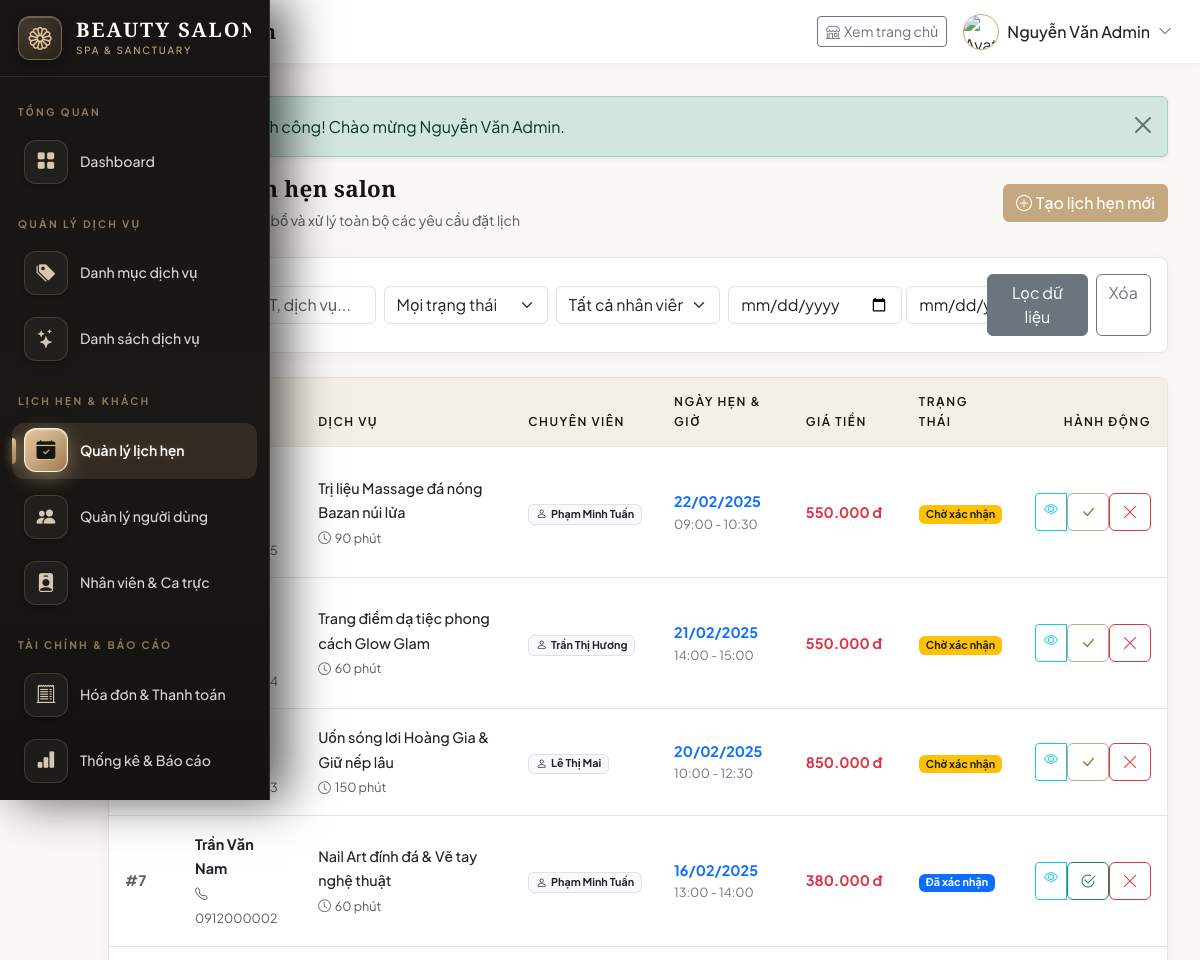
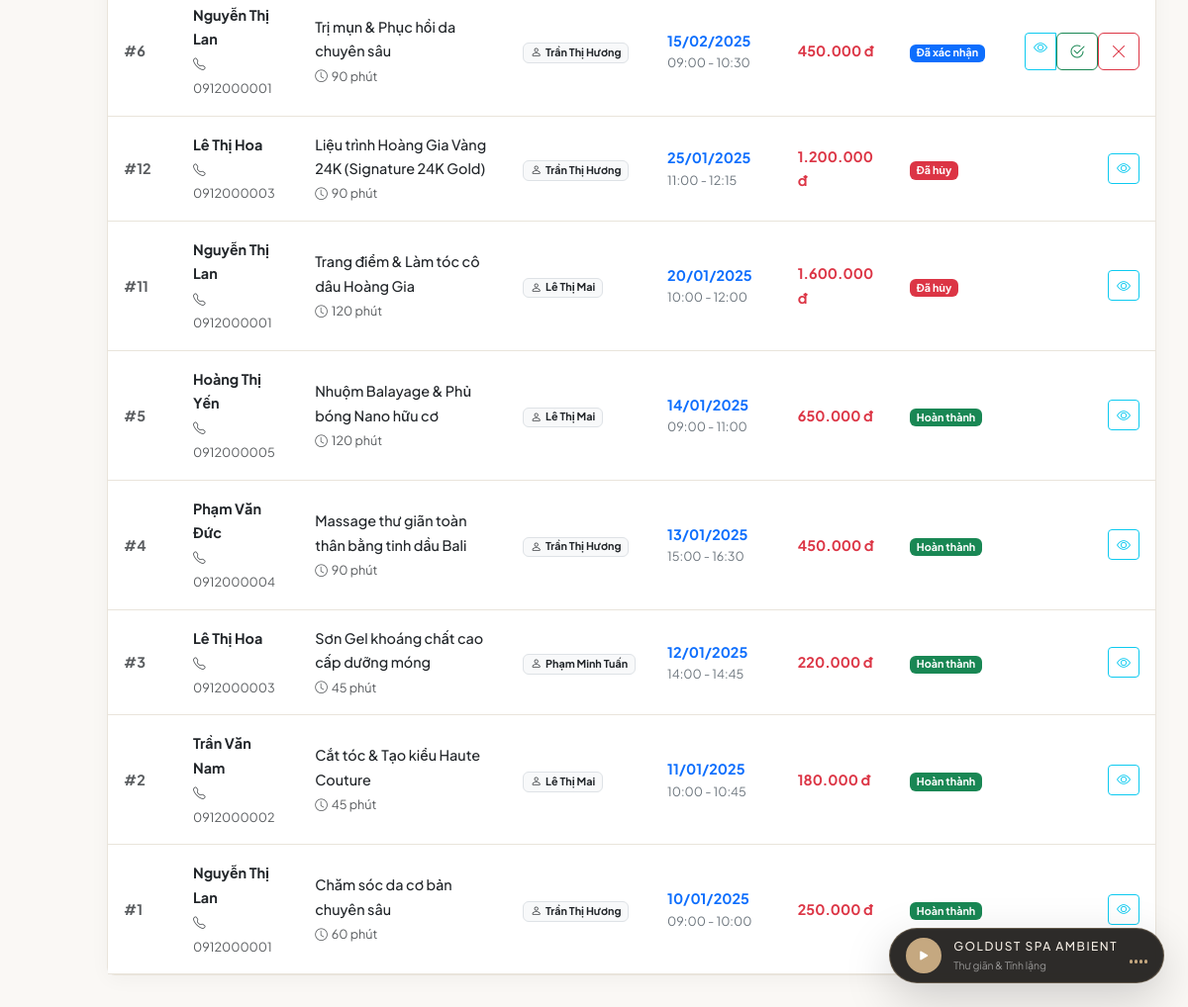
The page /admin/appointments.php (signed in) on the database its author committed (2 pictures, top to bottom).
### tables this page shows
CREATE TABLE appointments (
    id INT AUTO_INCREMENT PRIMARY KEY,
    customer_id INT NOT NULL,
    staff_id INT NOT NULL,
    service_id INT NOT NULL,
    appointment_date DATE NOT NULL,
    start_time TIME NOT NULL,
    end_time TIME NOT NULL,
    status ENUM('pending', 'confirmed', 'completed', 'cancelled') NOT NULL DEFAULT 'pending',
    notes TEXT,
    created_at TIMESTAMP DEFAULT CURRENT_TIMESTAMP,
    updated_at TIMESTAMP DEFAULT CURRENT_TIMESTAMP ON UPDATE CURRENT_TIMESTAMP,
    FOREIGN KEY (customer_id) REFERENCES users(id) ON DELETE CASCADE ON UPDATE CASCADE,
    FOREIGN KEY (staff_id) REFERENCES users(id) ON DELETE CASCADE ON UPDATE CASCADE,
    FOREIGN KEY (service_id) REFERENCES services(id) ON DELETE CASCADE ON UPDATE CASCADE
);

CREATE TABLE users (
    id INT AUTO_INCREMENT PRIMARY KEY,
    username VARCHAR(50) NOT NULL UNIQUE,
    password VARCHAR(255) NOT NULL,
    full_name VARCHAR(100) NOT NULL,
    email VARCHAR(100),
    phone VARCHAR(20),
    role ENUM('admin', 'staff', 'customer') NOT NULL DEFAULT 'customer',
    status ENUM('active', 'locked') NOT NULL DEFAULT 'active',
    avatar VARCHAR(255) DEFAULT NULL,
    created_at TIMESTAMP DEFAULT CURRENT_TIMESTAMP,
    updated_at TIMESTAMP DEFAULT CURRENT_TIMESTAMP ON UPDATE CURRENT_TIMESTAMP
);

CREATE TABLE services (
    id INT AUTO_INCREMENT PRIMARY KEY,
    category_id INT NOT NULL,
    name VARCHAR(100) NOT NULL,
    description TEXT,
    price DECIMAL(12,2) NOT NULL DEFAULT 0,
    duration INT NOT NULL DEFAULT 30 COMMENT 'Thời gian thực hiện (phút)',
    image VARCHAR(255),
    status ENUM('active', 'inactive') NOT NULL DEFAULT 'active',
    created_at TIMESTAMP DEFAULT CURRENT_TIMESTAMP,
    FOREIGN KEY (category_id) REFERENCES categories(id) ON DELETE CASCADE ON UPDATE CASCADE
);

### config/config.php (called while the page is built, shortened)
<?php
function formatCurrency($amount) {
    return number_format($amount, 0, ',', '.') . ' đ';
}
function formatDate($date) {
    return date('d/m/Y', strtotime($date));
}
function formatTime($time) {
    return date('H:i', strtotime($time));
}
function getAppointmentStatusLabel($status) {
    return match($status) {
        'pending'   => ['label' => 'Chờ xác nhận', 'class' => 'bg-warning text-dark'],
        'confirmed' => ['label' => 'Đã xác nhận', 'class' => 'bg-primary'],
        'completed' => ['label' => 'Hoàn thành', 'class' => 'bg-success'],
        'cancelled' => ['label' => 'Đã hủy', 'class' => 'bg-danger'],
        default     => ['label' => $status, 'class' => 'bg-secondary']
    };
}

### admin/appointments.php (the view, shortened to what this page needs)
<?php
require_once __DIR__ . '/../config/config.php';
$db = getDB();
$statusFilter = $_GET['status'] ?? 'all';
$fromDate     = $_GET['from_date'] ?? '';
$search       = trim($_GET['search'] ?? '');
$sql = "
    SELECT a.*, s.name AS service_name, s.price AS service_price, s.duration,
           c.full_name AS customer_name, c.phone AS customer_phone,
           st.full_name AS staff_name
    FROM appointments a
    JOIN services s ON a.service_id = s.id
    JOIN users c ON a.customer_id = c.id
    JOIN users st ON a.staff_id = st.id
    WHERE 1=1
";
$params = [];
$sql .= " ORDER BY a.appointment_date DESC, a.start_time DESC";
$stmt = $db->prepare($sql);
$stmt->execute($params);
$appointments = $stmt->fetchAll();
include __DIR__ . '/../includes/header.php';
?>
<div class="d-flex justify-content-between align-items-center mb-4">
    <div>
        <h4 class="fw-bold mb-1"><i class="bi bi-calendar-check me-2 text-primary"></i>Quản lý lịch hẹn salon</h4>
        <p class="text-muted small mb-0">Theo dõi, xác nhận, phân bổ và xử lý toàn bộ các yêu cầu đặt lịch</p>
    </div>
    <a href="<?= BASE_URL ?>booking/index.php" class="btn btn-primary" target="_blank">
        <i class="bi bi-plus-circle me-1"></i>Tạo lịch hẹn mới
    </a>
</div>
<div class="card table-card mb-4">
    <div class="card-body p-3">
        <form action="" method="GET" class="row g-2 align-items-center">
            <div class="col-md-3">
                <input type="text" name="search" class="form-control" placeholder="Tìm tên khách, SĐT, dịch vụ..." value="<?= htmlspecialchars($search) ?>">
            </div>
            <div class="col-md-2">
                <select name="status" class="form-select">
                    <option value="all" <?= $statusFilter === 'all' ? 'selected' : '' ?>>Mọi trạng thái</option>
                </select>
            </div>
            <div class="col-md-2">
                <select name="staff_id" class="form-select">
                    <option value="0">Tất cả nhân viên</option>
                </select>
            </div>
            <div class="col-md-3 d-flex gap-1">
                <input type="date" name="from_date" class="form-control" title="Từ ngày" value="<?= htmlspecialchars($fromDate) ?>">
            </div>
            <div class="col-md-2 d-flex gap-2">
                <button type="submit" class="btn btn-secondary w-100">Lọc dữ liệu</button>
                <a href="<?= BASE_URL ?>admin/appointments.php" class="btn btn-outline-secondary">Xóa</a>
            </div>
        </form>
    </div>
</div>
<div class="card table-card">
    <div class="table-responsive">
        <table class="table table-hover align-middle mb-0">
            <thead class="table-light">
                <tr>
                    <th class="ps-3" style="width: 70px;">Mã #</th>
                    <th>Khách hàng</th>
                    <th>Dịch vụ</th>
                    <th>Chuyên viên</th>
                    <th>Ngày hẹn & Giờ</th>
                    <th>Giá tiền</th>
                    <th>Trạng thái</th>
                    <th class="text-end pe-3">Hành động</th>
                </tr>
            </thead>
            <tbody>
                <?php if (empty($appointments)): ?>
                    <tr>
                        <td colspan="8" class="text-center py-4 text-muted">Không tìm thấy lịch hẹn nào theo điều kiện lọc.</td>
                    </tr>
                <?php else: ?>
                    <?php foreach ($appointments as $apt):
                        $statusMeta = getAppointmentStatusLabel($apt['status']);
                    ?>
                    <tr>
                        <td class="ps-3 fw-bold text-muted">#<?= $apt['id'] ?></td>
                        <td>
                            <div class="fw-bold text-dark"><?= htmlspecialchars($apt['customer_name']) ?></div>
                            <small class="text-muted"><i class="bi bi-telephone me-1"></i><?= htmlspecialchars($apt['customer_phone'] ?? 'N/A') ?></small>
                        </td>
                        <td>
                            <div class="fw-medium text-dark"><?= htmlspecialchars($apt['service_name']) ?></div>
                            <small class="text-muted"><i class="bi bi-clock me-1"></i><?= $apt['duration'] ?> phút</small>
                        </td>
                        <td>
                            <span class="badge bg-light text-dark border">
                                <i class="bi bi-person me-1"></i><?= htmlspecialchars($apt['staff_name']) ?>
                            </span>
                        </td>
                        <td>
                            <div class="fw-bold text-primary"><?= formatDate($apt['appointment_date']) ?></div>
                            <div class="small text-secondary"><?= formatTime($apt['start_time']) ?> - <?= formatTime($apt['end_time']) ?></div>
                        </td>
                        <td>
                            <span class="fw-bold text-danger"><?= formatCurrency($apt['service_price']) ?></span>
                        </td>
                        <td>
                            <span class="badge <?= $statusMeta['class'] ?>"><?= $statusMeta['label'] ?></span>
                        </td>
                        <td class="text-end pe-3">
                            <div class="btn-group btn-group-sm">
                                <a href="<?= BASE_URL ?>admin/appointment_detail.php?id=<?= $apt['id'] ?>" class="btn btn-outline-info" title="Xem chi tiết & Lịch sử">
                                    <i class="bi bi-eye"></i>
                                </a>
                                <?php if ($apt['status'] === 'pending'): ?>
                                    <form action="" method="POST" class="d-inline">
                                        <button type="submit" class="btn btn-outline-primary" title="Xác nhận lịch">
                                            <i class="bi bi-check-lg"></i>
                                        </button>
                                    </form>
                                <?php endif; ?>
                                <?php if ($apt['status'] === 'confirmed'): ?>
                                    <form action="" method="POST" class="d-inline">
                                        <button type="submit" class="btn btn-outline-success" title="Hoàn thành & Lập hóa đơn">
                                            <i class="bi bi-check2-circle"></i>
                                        </button>
                                    </form>
                                <?php endif; ?>
                                <?php if (in_array($apt['status'], ['pending', 'confirmed'])): ?>
                                    <form action="" method="POST" class="d-inline" onsubmit="return confirm('Bạn có chắc chắn muốn hủy lịch này?');">
                                        <button type="submit" class="btn btn-outline-danger" title="Hủy lịch">
                                            <i class="bi bi-x-lg"></i>
                                        </button>
                                    </form>
                                <?php endif; ?>
                            </div>
                        </td>
                    </tr>
                    <?php endforeach; ?>
                <?php endif; ?>
            </tbody>
        </table>
    </div>
</div>
<?php include __DIR__ . '/../includes/footer.php'; ?>

### rows shown on the page
appointments: id "10", customer.phone "0912000005", service.name "Trị liệu Massage đá nóng Bazan núi lửa", service.duration "90", staff.full_name "Phạm Minh Tuấn", appointment_date "22/02/2025", start_time "09:00", end_time "10:30", service.price "550.000 đ", status "Chờ xác nhận"
appointments: id "9", customer.phone "0912000004", service.name "Trang điểm dạ tiệc phong cách Glow Glam", service.duration "60", staff.full_name "Trần Thị Hương", appointment_date "21/02/2025", start_time "14:00", end_time "15:00", service.price "550.000 đ", status "Chờ xác nhận"
appointments: id "8", customer.phone "0912000003", service.name "Uốn sóng lơi Hoàng Gia & Giữ nếp lâu", service.duration "150", staff.full_name "Lê Thị Mai", appointment_date "20/02/2025", start_time "10:00", end_time "12:30", service.price "850.000 đ", status "Chờ xác nhận"
appointments: id "7", customer.full_name "Trần Văn Nam", customer.phone "0912000002", service.name "Nail Art đính đá & Vẽ tay nghệ thuật", service.duration "60", staff.full_name "Phạm Minh Tuấn", appointment_date "16/02/2025", start_time "13:00", end_time "14:00", service.price "380.000 đ", status "Đã xác nhận"
appointments: id "6", customer.full_name "Nguyễn Thị Lan", customer.phone "0912000001", service.name "Trị mụn & Phục hồi da chuyên sâu", service.duration "90", staff.full_name "Trần Thị Hương", appointment_date "15/02/2025", start_time "09:00", end_time "10:30", service.price "450.000 đ", status "Đã xác nhận"
appointments: id "12", customer.full_name "Lê Thị Hoa", customer.phone "0912000003", service.name "Liệu trình Hoàng Gia Vàng 24K (Signature 24K Gold)", service.duration "90", staff.full_name "Trần Thị Hương", appointment_date "25/01/2025", start_time "11:00", end_time "12:15", service.price "1.200.000 đ", status "Đã hủy"
appointments: id "11", customer.full_name "Nguyễn Thị Lan", customer.phone "0912000001", service.name "Trang điểm & Làm tóc cô dâu Hoàng Gia", service.duration "120", staff.full_name "Lê Thị Mai", appointment_date "20/01/2025", start_time "10:00", end_time "12:00", service.price "1.600.000 đ", status "Đã hủy"
appointments: id "5", customer.full_name "Hoàng Thị Yến", customer.phone "0912000005", service.name "Nhuộm Balayage & Phủ bóng Nano hữu cơ", service.duration "120", staff.full_name "Lê Thị Mai", appointment_date "14/01/2025", start_time "09:00", end_time "11:00", service.price "650.000 đ", status "Hoàn thành"
appointments: id "4", customer.full_name "Phạm Văn Đức", customer.phone "0912000004", service.name "Massage thư giãn toàn thân bằng tinh dầu Bali", service.duration "90", staff.full_name "Trần Thị Hương", appointment_date "13/01/2025", start_time "15:00", end_time "16:30", service.price "450.000 đ", status "Hoàn thành"
appointments: id "3", customer.full_name "Lê Thị Hoa", customer.phone "0912000003", service.name "Sơn Gel khoáng chất cao cấp dưỡng móng", service.duration "45", staff.full_name "Phạm Minh Tuấn", appointment_date "12/01/2025", start_time "14:00", end_time "14:45", service.price "220.000 đ", status "Hoàn thành"
appointments: id "2", customer.full_name "Trần Văn Nam", customer.phone "0912000002", service.name "Cắt tóc & Tạo kiểu Haute Couture", service.duration "45", staff.full_name "Lê Thị Mai", appointment_date "11/01/2025", start_time "10:00", end_time "10:45", service.price "180.000 đ", status "Hoàn thành"
appointments: id "1", customer.full_name "Nguyễn Thị Lan", customer.phone "0912000001", service.name "Chăm sóc da cơ bản chuyên sâu", service.duration "60", staff.full_name "Trần Thị Hương", appointment_date "10/01/2025", start_time "09:00", end_time "10:00", service.price "250.000 đ", status "Hoàn thành"

### other values the page prints
$pageTitle "Quản lý lịch hẹn"
$currentUser['full_name'] "Nguyễn Văn Admin"
$flash['message'] "Đăng nhập thành công! Chào mừng Nguyễn Văn Admin."
